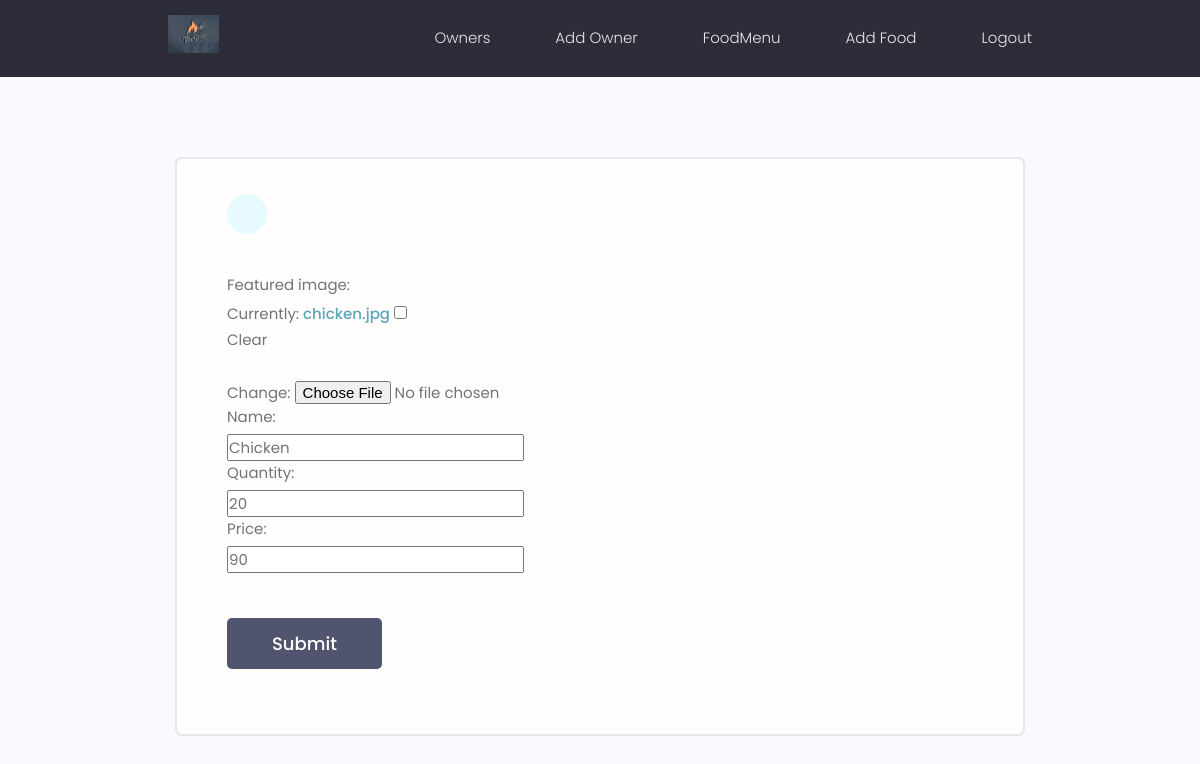
The app's page /ownerpanel/editfood/5ca37548e10b4c3c92be59acca93d48f/ (signed in) with its own data.
### Owner_Panel/models.py (models this page shows, shortened)
class Food_Panel(models.Model):
    featured_image = models.ImageField(blank=True,null=True,default='default.jpg')
    name = models.CharField(max_length=200, null=False, blank=False)
    quantity = models.IntegerField(null=False, blank=False)
    price = models.IntegerField(null=False, blank=False)
    id = models.UUIDField(default=uuid.uuid4, unique=True,
                          primary_key=True, editable=False)
    created = models.DateTimeField(auto_now_add=True)
    food_priority_serial = models.IntegerField(null=True, blank=True)

### Owner_Panel/views.py (the view)
# urls.py: path('editfood/<str:food_id>/',views.edit_food,name="edit_food"),
@login_required(login_url='ownerlogin')
def edit_food(request,food_id):
    perticular_food_details = Food_Panel.objects.get(id=food_id)
    form = editFood(instance=perticular_food_details)
    context = {'form':form,'perticular_food':perticular_food_details}
    if request.method == 'POST':
        form = editFood(request.POST, request.FILES, instance=perticular_food_details)
        if form.is_valid():
            form.save()
            messages.success(request,"Successfully Updated")
            return redirect('food_details',food_id)
    return render(request,'Owner_Panel/edit_food.html', context)

### Owner_Panel/editFoodForms.py
class editFood(ModelForm):
    class Meta:
        model = Food_Panel
        exclude = ['food_priority_serial','created']

### Owner_Panel/templates/Owner_Panel/edit_food.html (shortened to what this page needs)
{% extends 'main.html' %}
{% block content %}
<main class="formPage my-xl">
  <div class="content-box">
      <div class="formWrapper">
          <a class="backButton" href="{% url "food_details" perticular_food.id %}"></a>
          <br>
          <form action="" method="POST" enctype="multipart/form-data">
              <div class="form__field">
                {{form.as_table}}
              </div>
              <input class="btn btn--sub btn--lg  my-md" type="submit" value="Submit" />
          </form>
      </div>
  </div>
</main>
{% endblock %}

### static/styles/app.css (style rules this page uses)
:root { --color-sub: #2d2d39; }
.btn--sub { background-color: var(--color-sub-light); }
.content-box { width: 95%; max-width: 85rem; margin: 0 auto; }
.backButton { background: var(--color-main-light); color: var(--color-main); width: 4rem; height: 4rem; display: flex; align-items: center; justify-content: center; border-radius: 50%; }
.formPage .formWrapper { list-style: none; background: var(--color-white); padding: 3.5rem 5rem; border: 2px solid var(--color-light); border-radius: 0.7rem; }

### static/uikit/styles/modules/_variables.css (style rules this page uses)
:root { --color-main: #5aa5b9; --color-main-light: #e6faff; --color-sub: #3f4156; --color-sub-light: #51546e; --color-sub-lighter: #ededfd; --color-text: #737373; --color-gray: #8b8b8b; --color-light: #e5e7eb; --color-light-gray: #767676; --color-bg: #f8fafd; --color-white: #fffefd; --color-white-light: #f3f3f3; --color-success: #359e64; --color-success-bg: #def8e8; --color-error: #fc4b0b; --color-error-bg: #fff2ee; --font-base: 'Poppins', arial, helvetica, 'Segoe UI', roboto, ubuntu, sans-serif; --font-monospace: 'Fira Code', 'Courier New', courier, monospace; --font-regular: 300; --font-medium: 500; --font-bold: 700; --generic-shadow: 1px 1px 5px #00000010; --generic-transition: all 0.3s ease-in-out; }

### static/uikit/styles/modules/_base.css (style rules this page uses)
* { margin: 0; padding: 0; box-sizing: border-box; text-rendering: optimizeLegibility; color: inherit; font-size: inherit; }
html { font-size: 50%; }
@media only screen and (min-width: 480px) { html { font-size: 56.25%; } }
@media only screen and (min-width: 1200px) { html { font-size: 62.5%; } }
body { line-height: 1.6; font-weight: 400; font-size: 1.5rem; color: var(--color-text); background-color: var(--color-bg); min-height: 100vh; }

### static/uikit/styles/modules/_typography.css (style rules this page uses)
* { font-family: var(--font-base); }
a { padding-bottom: 2px; text-decoration: none; display: inline-block; color: var(--color-main); font-weight: var(--font-medium); }

### static/uikit/styles/modules/_utilities.css (style rules this page uses)
.my-md { margin: 3rem auto; }
.my-xl { margin: 8rem auto; }

### static/uikit/styles/modules/_button.css (style rules this page uses)
.btn { display: inline-block; position: relative; cursor: pointer; background-color: var(--color-light); font-weight: var(--font-medium); color: var(--color-sub); text-decoration: none; padding: 1rem 2rem; border-radius: 0.5rem; border: none; width: -webkit-fit-content; width: -moz-fit-content; width: fit-content; height: -webkit-fit-content; height: -moz-fit-content; height: fit-content; font-size: 1.6rem; outline-width: 0; outline-color: transparent; -webkit-backface-visibility: hidden; backface-visibility: hidden; transition: all 0.3s ease-in-out; }
.btn--sub { background-color: var(--color-sub); color: var(--color-white); }
.btn--lg { font-size: 1.8rem; padding: 1.2rem 4.5rem; }

### static/uikit/styles/modules/_form.css (style rules this page uses)
.form__field { margin-top: 1.5rem; margin-bottom: 1.5rem; }
.form__label, .form__field > label { display: block; margin-bottom: 0.5rem; color: var(--color-text); }

### records on screen
Food_Panel: name "Chicken", quantity "20", price "90"
